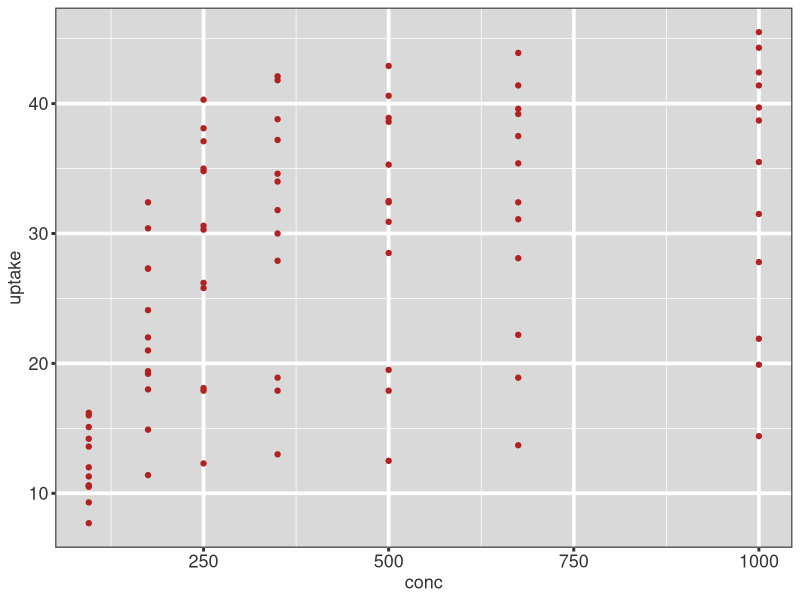

Recreate this plot in R.
require(ggplot2)
library(datasets)

sp_theme <- ggplot2::theme(panel.background = element_rect(fill = 'grey85'),
    panel.grid.major = element_line(colour = "white", size=1.25),
    axis.text = element_text(color="grey20", size=13),
    axis.title = element_text(color="grey20", size=13),
    axis.ticks = element_line(size = 1.0),
    panel.border = element_rect(fill=NA, size=0.75, colour = "grey20"))


fig <- ggplot2::ggplot(datasets::CO2, aes(conc,uptake)) + geom_point(colour='firebrick') + sp_theme
print(fig)

